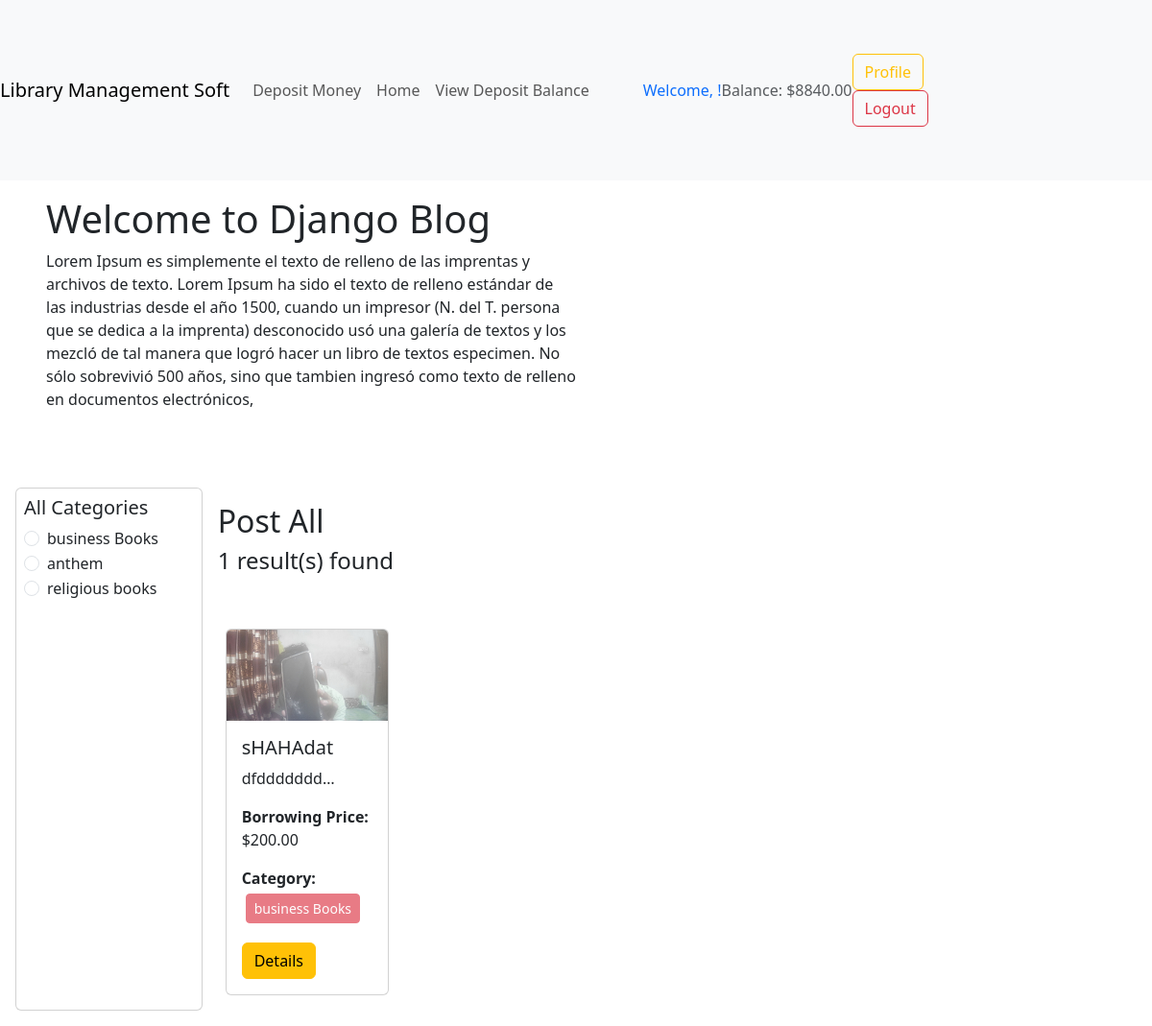
The page /category/business-books/ (signed in) on the database its author committed.
### user/models.py (models this page shows)
class Account(models.Model):
    user = models.OneToOneField(User,related_name='account', on_delete=models.CASCADE)
    balance = models.DecimalField(decimal_places=2, max_digits=12, default=0)

### catagories/models.py (models this page shows, shortened)
class Category(models.Model):
    name = models.CharField(max_length=100)
    slug =  models.SlugField(max_length=100, unique=True, null =True, blank=True)

### books/models.py (models this page shows, shortened)
class Book(models.Model):
    title = models.CharField(max_length=50)
    description = models.TextField()
    category = models.ManyToManyField(Category, related_name='books')
    borrowing_price = models.DecimalField(max_digits=6, decimal_places=2)
    user = models.ForeignKey(User, on_delete=models.CASCADE)
    image = models.ImageField(upload_to='books/media/uploads/', blank =True, null = True)

### LibraryManagmentSystem/views.py (the view)
# urls.py: path('',views.home, name=
def home(request, category_slug = None):
    data = Book.objects.all()
    if category_slug is not None:
        category = Category.objects.get(slug = category_slug)
        data = Book.objects.filter(category = category)
    categories = Category.objects.all()
    return render(request,'user/homepage.html',{'post':data,'category':categories})

### user/templates/user/homepage.html (shortened to what this page needs)
{% extends "base.html" %}
{% block content %}
<div class="d-flex flex-wrap align-items-center p-5 pt-3 ">
    <div class="col-6 ">
        <h1>Welcome to Django Blog</h1>
        <p>Lorem Ipsum es simplemente el texto de relleno de las imprentas y archivos de texto. Lorem Ipsum ha sido el
            texto de relleno estándar de las industrias desde el año 1500, cuando un impresor (N. del T. persona que se
            dedica a la imprenta) desconocido usó una galería de textos y los mezcló de tal manera que logró hacer un
            libro de textos especimen. No sólo sobrevivió 500 años, sino que tambien ingresó como texto de relleno en
            documentos electrónicos,</p>
    </div>
    <div class="col-3">
    </div>
</div>
<div class="d-flex flex-wrap px-3 p-3">
    <div class="col-2 card p-2">
        <h5>All Categories</h5>
        <form id="categoryForm" method="GET" action="">
            {% for cate in category %}
            <div class="form-check">
                <input class="form-check-input" type="radio" name="category" id="{{cate.id}}"
                       value="{{cate.slug}}"
                       onchange="document.getElementById('categoryForm').action = '{% url 'categories_wise_show' cate.slug %}'; document.getElementById('categoryForm').submit();">
                <label class="form-check-label" for="{{cate.id}}">
                    {{cate.name}}
                </label>
            </div>
            {% endfor %}
        </form>
    </div>
<div class="col-8 p-3">
    <h2>Post All</h2>
    <h4>{{ post|length }} result(s) found</h4>
    <div class="d-flex flex-wrap pt-5">
        {% for p in post %}
        <div class="col-sm-3 mb-3 mb-sm-0">
            <div class="card mx-2">
                <img src="{{ p.image.url }}" class="card-img-top" alt="{{ p.title }}">
                <div class="card-body">
                    <h5 class="card-title">
                        <a class="text-decoration-none text-dark" href="#">{{ p.title }}</a>
                    </h5>
                    <p>{{ p.description | truncatechars:10 }}</p>
                    <p><strong>Borrowing Price:</strong> ${{ p.borrowing_price }}</p>
                    <p><strong>Category:</strong>
                        {% for cat in p.category.all %}
                        <button class="btn btn-danger btn-sm m-1" disabled>{{ cat.name }}</button>
                        {% endfor %}
                    </p>
                    <a href="{% url 'details' p.id %}" class="btn btn-warning text-center">Details</a>
                </div>
            </div>
        </div>
        {% endfor %}
    </div>
</div>
</div>
{% endblock %}

### user/templates/base.html (shortened to what this page needs)
<!DOCTYPE html>
<html lang="en">
<head>
    <link href="https://cdn.jsdelivr.net/npm/bootstrap@5.3.3/dist/css/bootstrap.min.css" rel="stylesheet"
>
</head>
<body>
    <nav class="navbar navbar-expand-lg navbar-light bg-light">
        <a class="navbar-brand" href="/">Library Management Soft</a>
        <div class="collapse navbar-collapse" id="navbarNav">
            <ul class="navbar-nav mr-auto">
                {% if request.user.is_authenticated %}
                <li class="nav-item">
                    <a class="nav-link" href="{% url 'deposite_money' %}">Deposit Money</a>
                </li>
                <li class="nav-item">
                    <a class="nav-link" href="/">Home</a>
                </li>
                <li class="nav-item">
                    <a class="nav-link" href="#">View Deposit Balance</a>
                </li>
                {% endif %}
            </ul>
            <ul class="navbar-nav m-xl-5">
                {% if request.user.is_authenticated %}
                <li class="nav-item d-flex align-items-center">
                    <span class="font-weight-bold text-primary mr-3">Welcome, {{ request.user.first_name }}!</span>
                    <span class="text-muted mr-3">Balance: ${{ request.user.account.balance }}</span>
                </li>
                <li class="nav-item">
                 <a class="btn btn-outline-warning" href="{% url 'profile' %}">Profile</a>
                    <form class="form-inline" action="{% url 'logout' %}" method="post">
                        <button type="submit" class="btn btn-outline-danger my-2 my-sm-0">Logout</button>
                    </form>
                </li>
                {% endif %}
            </ul>
        </div>
    </nav>
    {% block content %}
    {% endblock %}
</body>
</html>

### rows shown on the page
Category: slug "☐ business Books", name "business Books"
Category: slug "☐ anthem", name "anthem"
Category: slug "☐ religious books", name "religious books"
Book: image (picture), title "sHAHAdat", description "dfddddddd…", borrowing_price "200.00"

### other values the page prints
{{ request.user.account.balance }} "8840.00"
{{ post|length }} "1"
